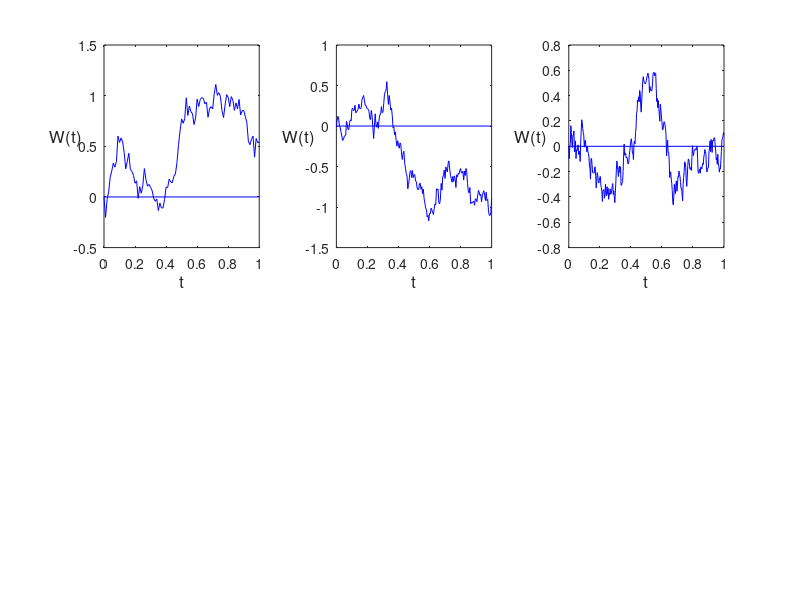

Here is the MATLAB script that generated this plot:
clc
clear all
T = 1;
for i=1:3
N = i*100;
dt = T/N;
dW = zeros(1,N);             % preallocate arrays ...
W = zeros(1,N);              % for efficiency

dW(1) = sqrt(dt)*randn;      % first approximation outside the loop ...
W(1) = dW(1);                % since W(0) = 0 is not allowed
for j = 2:N
   dW(j) = sqrt(dt)*randn;   % general increment
   W(j) = W(j-1) + dW(j); 
end
subplot(2,3,i)
plot([0:dt:T],[0,W],'b-')    % plot W against t
hold on 
x=[0:T];
y=x-x;
plot([0:T],y,'b-')
xlabel('t','FontSize',12) 
ylabel('W(t)','FontSize',12,'Rotation',0)
end 


